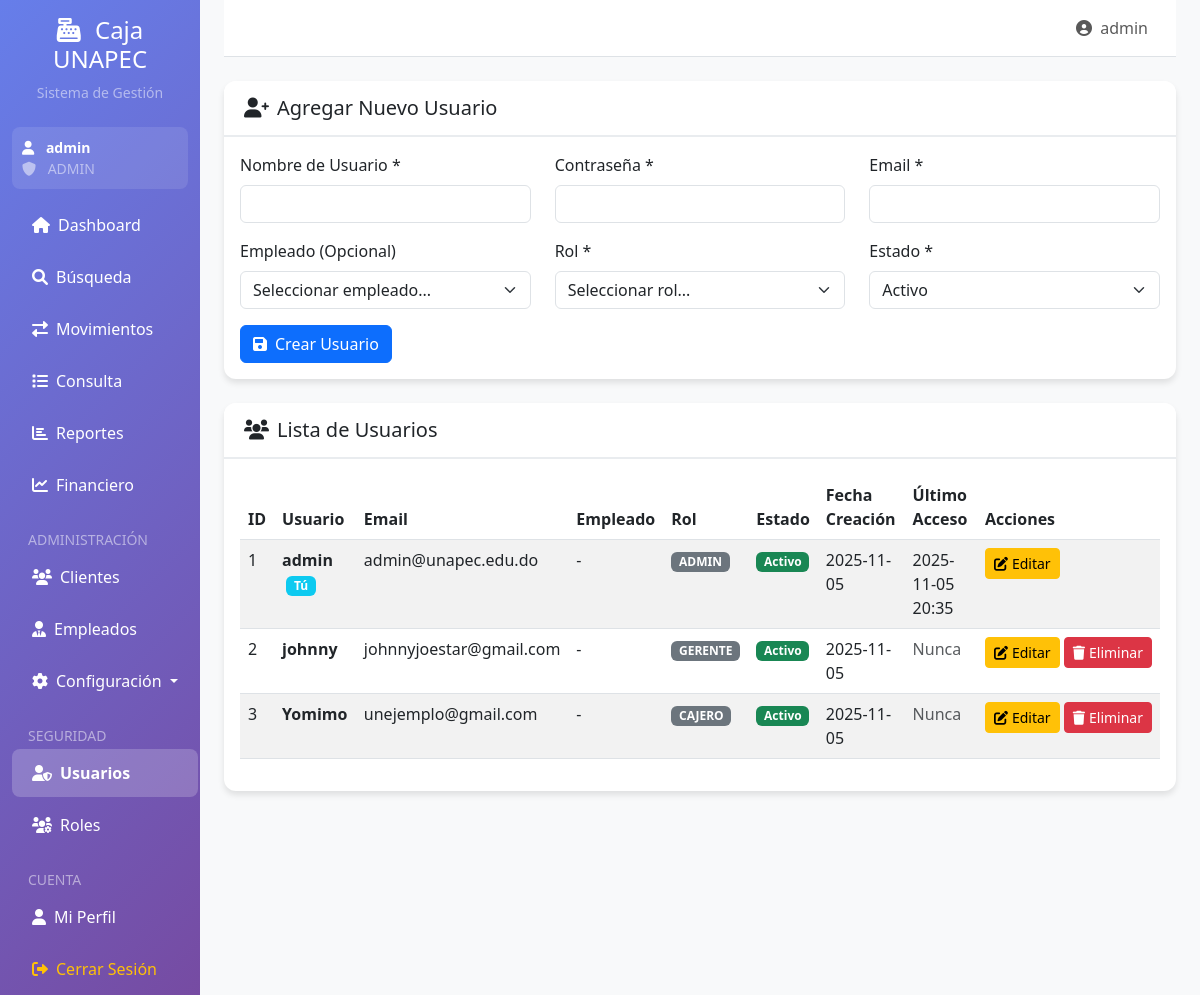
Page /admin/usuarios (signed in) on the earlier database version.
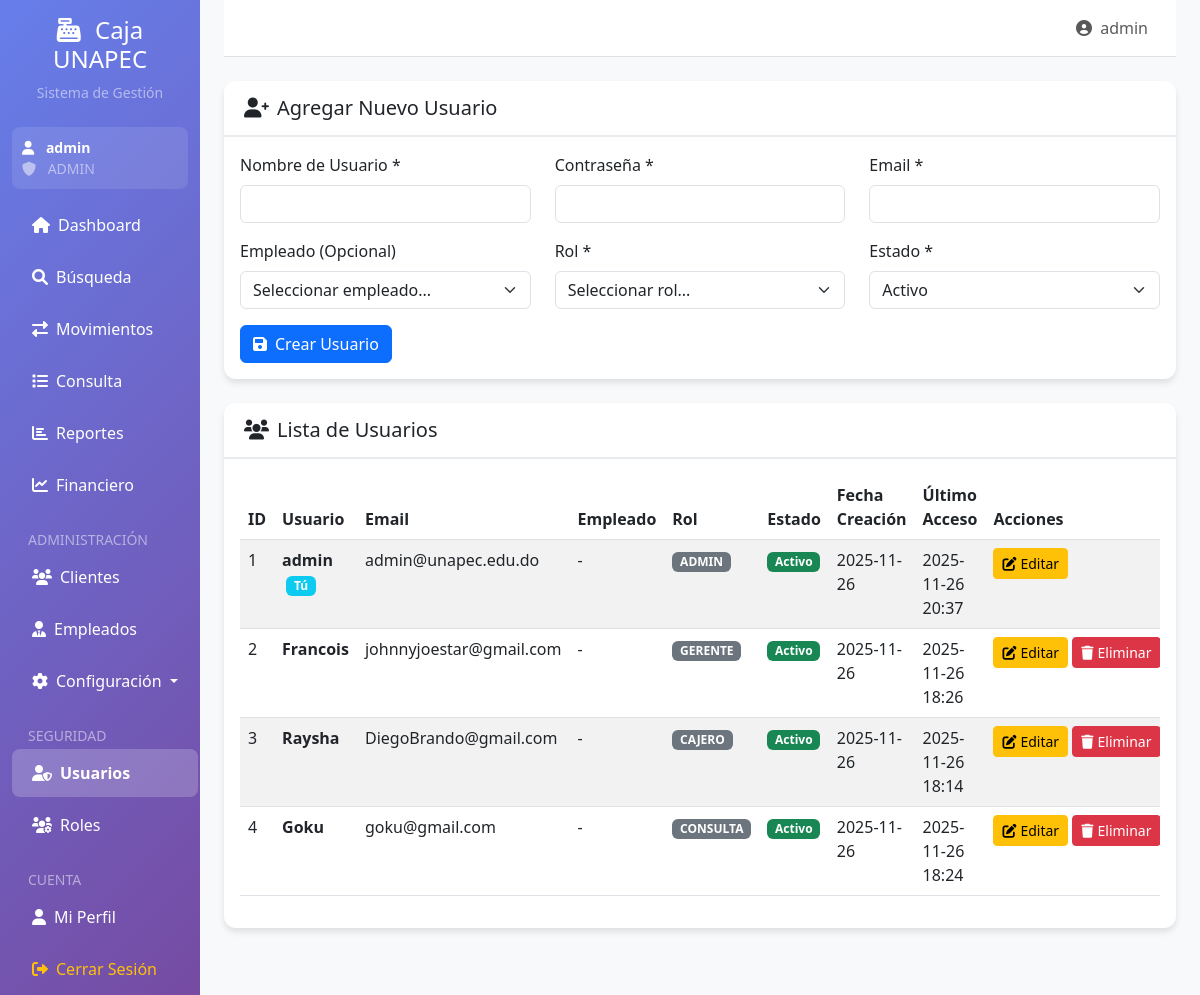
Same page on the later database version.
### app.py (models this page shows)
class Usuario(UserMixin, db.Model):
    id = db.Column(db.Integer, primary_key=True)
    username = db.Column(db.String(50), unique=True, nullable=False)
    password = db.Column(db.String(255), nullable=False)
    email = db.Column(db.String(100), unique=True, nullable=False)
    empleado_id = db.Column(db.Integer, db.ForeignKey('empleado.id'))
    rol_id = db.Column(db.Integer, db.ForeignKey('rol.id'), nullable=False)
    estado = db.Column(db.String(20), default='Activo')
    fecha_creacion = db.Column(db.DateTime, default=datetime.now)
    ultimo_acceso = db.Column(db.DateTime)

class Rol(db.Model):
    id = db.Column(db.Integer, primary_key=True)
    nombre = db.Column(db.String(50), unique=True, nullable=False)
    descripcion = db.Column(db.String(200))
    usuarios = db.relationship('Usuario', backref='rol', lazy=True)

### app.py (the view)
@app.route('/admin/usuarios')
@admin_required
def admin_usuarios():
    usuarios = Usuario.query.all()
    empleados = Empleado.query.filter_by(estado='Activo').all()
    roles = Rol.query.all()
    return render_template('admin_usuarios.html',
                         usuarios=usuarios,
                         empleados=empleados,
                         roles=roles)

### app.py (called while the page is built)
@login_manager.user_loader
def load_user(user_id):
    return Usuario.query.get(int(user_id))

def requiere_rol(roles_permitidos):
    def decorator(f):
        @wraps(f)
        def decorated_function(*args, **kwargs):
            if not current_user.is_authenticated:
                return redirect(url_for('login'))
            if current_user.rol.nombre not in roles_permitidos:
                flash('No tienes permisos para acceder a esta página.', 'danger')
                return redirect(url_for('index'))
            return f(*args, **kwargs)
        return decorated_function
    return decorator

### templates/admin_usuarios.html (shortened to what the changed rows need)
{% extends "base.html" %}
{% block content %}
<div class="row">
    <div class="col-12">
        <div class="card">
            <div class="card-body">
                <div class="table-responsive">
                    <table class="table table-striped">
                        <thead>
                            <tr>
                                <th>ID</th>
                                <th>Usuario</th>
                                <th>Email</th>
                                <th>Empleado</th>
                                <th>Rol</th>
                                <th>Estado</th>
                                <th>Fecha Creación</th>
                                <th>Último Acceso</th>
                                <th class="table-actions">Acciones</th>
                            </tr>
                        </thead>
                        <tbody>
                            {% for usuario in usuarios %}
                            <tr>
                                <td>{{ usuario.id }}</td>
                                <td>
                                    <strong>{{ usuario.username }}</strong>
                                    {% if usuario.id == current_user.id %}
                                    <span class="badge bg-info ms-1">Tú</span>
                                    {% endif %}
                                </td>
                                <td>{{ usuario.email }}</td>
                                <td>{{ usuario.empleado.nombre if usuario.empleado else '-' }}</td>
                                <td>
                                    <span class="badge bg-secondary">{{ usuario.rol.nombre }}</span>
                                </td>
                                <td>
                                    <span class="badge bg-{% if usuario.estado == 'Activo' %}success{% else %}danger{% endif %}">
                                        {{ usuario.estado }}
                                    </span>
                                </td>
                                <td>{{ usuario.fecha_creacion.strftime('%Y-%m-%d') }}</td>
                                <td>
                                    {% if usuario.ultimo_acceso %}
                                        {{ usuario.ultimo_acceso.strftime('%Y-%m-%d %H:%M') }}
                                    {% else %}
                                        <span class="text-muted">Nunca</span>
                                    {% endif %}
                                </td>
                                <td class="table-actions">
                                    <button type="button" class="btn btn-sm btn-warning" data-bs-toggle="modal" data-bs-target="#editModal{{ usuario.id }}">
                                        <i class="fas fa-edit me-1"></i>Editar
                                    </button>
                                    {% if usuario.id != current_user.id %}
                                    <a href="{{ url_for('eliminar_usuario', id=usuario.id) }}" class="btn btn-sm btn-danger" onclick="return confirm('¿Está seguro de eliminar este usuario?')">
                                        <i class="fas fa-trash me-1"></i>Eliminar
                                    </a>
                                    {% endif %}
                                </td>
                            </tr>
                            {% else %}
                            <tr>
                                <td colspan="9" class="text-center text-muted">No hay usuarios registrados</td>
                            </tr>
                            {% endfor %}
                        </tbody>
                    </table>
                </div>
            </div>
        </div>
    </div>
</div>
{% endblock %}

### templates/base.html (shortened to what the changed rows need)
<!DOCTYPE html>
<html lang="es">
<head>
    <link href="https://cdn.jsdelivr.net/npm/bootstrap@5.3.0/dist/css/bootstrap.min.css" rel="stylesheet">
    <link href="https://cdnjs.cloudflare.com/ajax/libs/font-awesome/6.0.0/css/all.min.css" rel="stylesheet">
</head>
<body>
    <div class="container-fluid">
        <div class="row">
            <div class="col-md-3 col-lg-2 sidebar d-md-block collapse">
                <div class="position-sticky pt-3">
                    {% if current_user.is_authenticated %}
                    <div class="user-info">
                        <div class="text-white small">
                            <i class="fas fa-user me-2"></i>
                            <strong>{{ current_user.username }}</strong>
                        </div>
                        <div class="text-white-50 small">
                            <i class="fas fa-shield-alt me-2"></i>
                            {{ current_user.rol.nombre }}
                        </div>
                    </div>
                    {% endif %}
                </div>
            </div>
            <div class="col-md-9 col-lg-10 main-content ms-sm-auto px-md-4">
                <nav class="navbar navbar-expand-lg navbar-light bg-white border-bottom">
                    <div class="container-fluid">
                        <div class="navbar-nav ms-auto">
                            {% if current_user.is_authenticated %}
                            <span class="navbar-text me-3">
                                <i class="fas fa-user-circle me-1"></i>
                                {{ current_user.username }}
                            </span>
                            {% endif %}
                        </div>
                    </div>
                </nav>
                <main class="py-4">
                    {% block content %}{% endblock %}
                </main>
            </div>
        </div>
    </div>
</body>
</html>

Differences in the rows shown:
changed Usuario "admin": fecha_creacion "2025-11-05" → "2025-11-26"; ultimo_acceso "2025-11-05 20:35" → "2025-11-26 20:37"
changed Usuario "johnnyjoestar@gmail.com": username "johnny" → "Francois"; fecha_creacion "2025-11-05" → "2025-11-26"; ultimo_acceso (not shown) → "2025-11-26 18:26"; no longer shows "Nunca"
changed Usuario "CAJERO": username "Yomimo" → "Raysha"; email "unejemplo@gmail.com" → "DiegoBrando@gmail.com"; fecha_creacion "2025-11-05" → "2025-11-26"; ultimo_acceso (not shown) → "2025-11-26 18:14"; no longer shows "Nunca"
added Usuario: id "4", username "Goku", email "goku@gmail.com", empleado "-", rol.nombre "CONSULTA", estado "Activo", fecha_creacion "2025-11-26", ultimo_acceso "2025-11-26 18:24"
